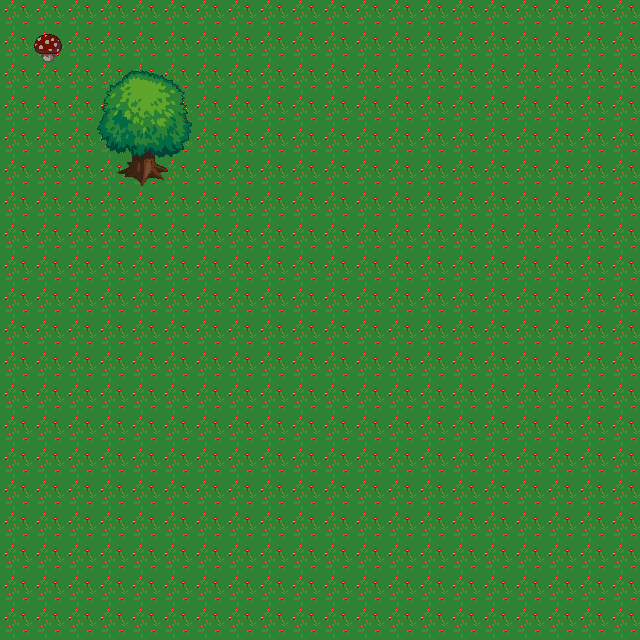

This is a level from a 2D game, rendered from its Tiled map with the project's own tilesets. A one-line summary and the complete map file follow:
An orthogonal 20x20 tile map with 32x32 px tiles, 2 tile layers (sol1, sol2).

<map version="1.4" tiledversion="1.4.2" orientation="orthogonal" renderorder="right-down" width="20" height="20" tilewidth="32" tileheight="32" infinite="0" nextlayerid="3" nextobjectid="1">
 <tileset firstgid="1" source="tileset/sol2.tsx" />
 <layer id="1" name="sol1" width="20" height="20">
  <data encoding="csv">
375,375,375,375,375,375,375,375,375,375,375,375,375,375,375,375,375,375,375,375,
375,375,375,375,375,375,375,375,375,375,375,375,375,375,375,375,375,375,375,375,
375,375,375,375,375,375,375,375,375,375,375,375,375,375,375,375,375,375,375,375,
375,375,375,375,375,375,375,375,375,375,375,375,375,375,375,375,375,375,375,375,
375,375,375,375,375,375,375,375,375,375,375,375,375,375,375,375,375,375,375,375,
375,375,375,375,375,375,375,375,375,375,375,375,375,375,375,375,375,375,375,375,
375,375,375,375,375,375,375,375,375,375,375,375,375,375,375,375,375,375,375,375,
375,375,375,375,375,375,375,375,375,375,375,375,375,375,375,375,375,375,375,375,
375,375,375,375,375,375,375,375,375,375,375,375,375,375,375,375,375,375,375,375,
375,375,375,375,375,375,375,375,375,375,375,375,375,375,375,375,375,375,375,375,
375,375,375,375,375,375,375,375,375,375,375,375,375,375,375,375,375,375,375,375,
375,375,375,375,375,375,375,375,375,375,375,375,375,375,375,375,375,375,375,375,
375,375,375,375,375,375,375,375,375,375,375,375,375,375,375,375,375,375,375,375,
375,375,375,375,375,375,375,375,375,375,375,375,375,375,375,375,375,375,375,375,
375,375,375,375,375,375,375,375,375,375,375,375,375,375,375,375,375,375,375,375,
375,375,375,375,375,375,375,375,375,375,375,375,375,375,375,375,375,375,375,375,
375,375,375,375,375,375,375,375,375,375,375,375,375,375,375,375,375,375,375,375,
375,375,375,375,375,375,375,375,375,375,375,375,375,375,375,375,375,375,375,375,
375,375,375,375,375,375,375,375,375,375,375,375,375,375,375,375,375,375,375,375,
375,375,375,375,375,375,375,375,375,375,375,375,375,375,375,375,375,375,375,375
</data>
 </layer>
 <layer id="2" name="sol2" width="20" height="20">
  <data encoding="csv">
0,0,0,0,0,0,0,0,0,0,0,0,0,0,0,0,0,0,0,0,
0,1019,0,0,0,0,0,0,0,0,0,0,0,0,0,0,0,0,0,0,
0,0,0,926,927,928,0,0,0,0,0,0,0,0,0,0,0,0,0,0,
0,0,0,958,959,960,0,0,0,0,0,0,0,0,0,0,0,0,0,0,
0,0,0,990,991,992,0,0,0,0,0,0,0,0,0,0,0,0,0,0,
0,0,0,1022,1023,1024,0,0,0,0,0,0,0,0,0,0,0,0,0,0,
0,0,0,0,0,0,0,0,0,0,0,0,0,0,0,0,0,0,0,0,
0,0,0,0,0,0,0,0,0,0,0,0,0,0,0,0,0,0,0,0,
0,0,0,0,0,0,0,0,0,0,0,0,0,0,0,0,0,0,0,0,
0,0,0,0,0,0,0,0,0,0,0,0,0,0,0,0,0,0,0,0,
0,0,0,0,0,0,0,0,0,0,0,0,0,0,0,0,0,0,0,0,
0,0,0,0,0,0,0,0,0,0,0,0,0,0,0,0,0,0,0,0,
0,0,0,0,0,0,0,0,0,0,0,0,0,0,0,0,0,0,0,0,
0,0,0,0,0,0,0,0,0,0,0,0,0,0,0,0,0,0,0,0,
0,0,0,0,0,0,0,0,0,0,0,0,0,0,0,0,0,0,0,0,
0,0,0,0,0,0,0,0,0,0,0,0,0,0,0,0,0,0,0,0,
0,0,0,0,0,0,0,0,0,0,0,0,0,0,0,0,0,0,0,0,
0,0,0,0,0,0,0,0,0,0,0,0,0,0,0,0,0,0,0,0,
0,0,0,0,0,0,0,0,0,0,0,0,0,0,0,0,0,0,0,0,
0,0,0,0,0,0,0,0,0,0,0,0,0,0,0,0,0,0,0,0
</data>
 </layer>
</map>
